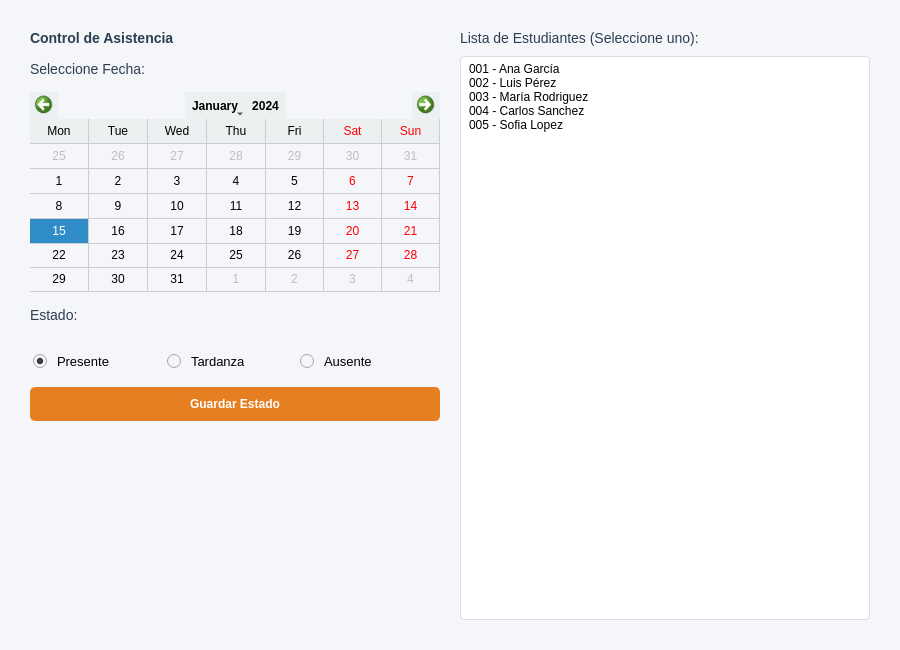
<?xml version="1.0" encoding="UTF-8"?>
<ui version="4.0">
 <class>FormAsistencia</class>
 <widget class="QWidget" name="FormAsistencia">
  <property name="geometry">
   <rect>
    <x>0</x>
    <y>0</y>
    <width>900</width>
    <height>650</height>
   </rect>
  </property>
  <property name="windowTitle">
   <string>Registro de Asistencia</string>
  </property>
  <property name="styleSheet">
   <string notr="true">QWidget {
    background-color: #f5f6fa;
    font-family: 'Segoe UI';
}
QLabel {
    color: #2c3e50;
    font-size: 14px;
}
QListWidget {
    background-color: white;
    border: 1px solid #dcdde1;
    border-radius: 4px;
    padding: 5px;
}
QPushButton {
    background-color: #e67e22;
    color: white;
    padding: 10px 20px;
    border: none;
    border-radius: 5px;
    font-weight: bold;
}
QPushButton:hover {
    background-color: #d35400;
}
QRadioButton {
    spacing: 10px;
    font-size: 13px;
}
QCalendarWidget QWidget {
    alternate-background-color: #ecf0f1;
}
QCalendarWidget QToolButton {
    color: black;
    icon-size: 20px, 20px;
    background-color: #ecf0f1;
}</string>
  </property>
  <layout class="QHBoxLayout" name="horizontalLayout">
   <property name="spacing">
    <number>20</number>
   </property>
   <property name="leftMargin">
    <number>30</number>
   </property>
   <property name="topMargin">
    <number>30</number>
   </property>
   <property name="rightMargin">
    <number>30</number>
   </property>
   <property name="bottomMargin">
    <number>30</number>
   </property>
   <item>
    <layout class="QVBoxLayout" name="leftLayout">
     <property name="spacing">
      <number>15</number>
     </property>
     <item>
      <widget class="QLabel" name="labelTitle">
       <property name="font">
        <font>
         <pointsize>18</pointsize>
         <weight>75</weight>
         <bold>true</bold>
        </font>
       </property>
       <property name="text">
        <string>Control de Asistencia</string>
       </property>
      </widget>
     </item>
     <item>
      <widget class="QLabel" name="labelCalendar">
       <property name="text">
        <string>Seleccione Fecha:</string>
       </property>
      </widget>
     </item>
     <item>
      <widget class="QCalendarWidget" name="calendarWidget">
       <property name="gridVisible">
        <bool>true</bool>
       </property>
       <property name="verticalHeaderFormat">
        <enum>QCalendarWidget::NoVerticalHeader</enum>
       </property>
       <property name="navigationBarVisible">
        <bool>true</bool>
       </property>
      </widget>
     </item>
     <item>
      <widget class="QLabel" name="labelEstado">
       <property name="text">
        <string>Estado:</string>
       </property>
      </widget>
     </item>
     <item>
      <widget class="QGroupBox" name="groupEstado">
       <property name="styleSheet">
        <string notr="true">QGroupBox { border: none; }</string>
       </property>
       <property name="title">
        <string/>
       </property>
       <layout class="QHBoxLayout" name="horizontalLayout_2">
        <property name="leftMargin">
         <number>0</number>
        </property>
        <property name="bottomMargin">
         <number>0</number>
        </property>
        <item>
         <widget class="QRadioButton" name="rbPresente">
          <property name="text">
           <string>Presente</string>
          </property>
          <property name="checked">
           <bool>true</bool>
          </property>
         </widget>
        </item>
        <item>
         <widget class="QRadioButton" name="rbTardanza">
          <property name="text">
           <string>Tardanza</string>
          </property>
         </widget>
        </item>
        <item>
         <widget class="QRadioButton" name="rbAusente">
          <property name="text">
           <string>Ausente</string>
          </property>
         </widget>
        </item>
       </layout>
      </widget>
     </item>
     <item>
      <widget class="QPushButton" name="btnMarcarAsistencia">
       <property name="cursor">
        <cursorShape>PointingHandCursor</cursorShape>
       </property>
       <property name="text">
        <string>Guardar Estado</string>
       </property>
      </widget>
     </item>
     <item>
      <spacer name="verticalSpacer">
       <property name="orientation">
        <enum>Qt::Vertical</enum>
       </property>
       <property name="sizeHint" stdset="0">
        <size>
         <width>20</width>
         <height>40</height>
        </size>
       </property>
      </spacer>
     </item>
    </layout>
   </item>
   <item>
    <layout class="QVBoxLayout" name="rightLayout">
     <property name="spacing">
      <number>10</number>
     </property>
     <item>
      <widget class="QLabel" name="labelLista">
       <property name="text">
        <string>Lista de Estudiantes (Seleccione uno):</string>
       </property>
      </widget>
     </item>
     <item>
      <widget class="QListWidget" name="listEstudiantes">
       <item>
        <property name="text">
         <string>001 - Ana García</string>
        </property>
       </item>
       <item>
        <property name="text">
         <string>002 - Luis Pérez</string>
        </property>
       </item>
       <item>
        <property name="text">
         <string>003 - María Rodriguez</string>
        </property>
       </item>
       <item>
        <property name="text">
         <string>004 - Carlos Sanchez</string>
        </property>
       </item>
       <item>
        <property name="text">
         <string>005 - Sofia Lopez</string>
        </property>
       </item>
      </widget>
     </item>
    </layout>
   </item>
  </layout>
 </widget>
 <resources/>
 <connections/>
</ui>
